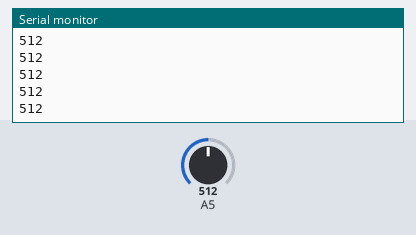
The sketch below on a simulated Arduino Uno, built with avr-gcc and run on an emulated ATmega328P. Shown: the last lines printed to the serial monitor. The test bench sets the inputs (shaded band); at power-on: A5 = 512.

Above: at 1.2 s.
1.3 s: A5 set to 716
At 1.31 s:
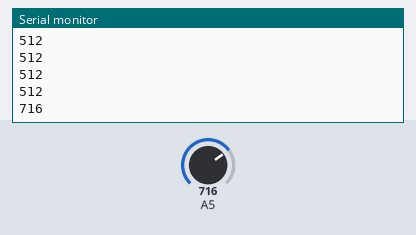
2.8 s: A5 set to 900
At 2.81 s:
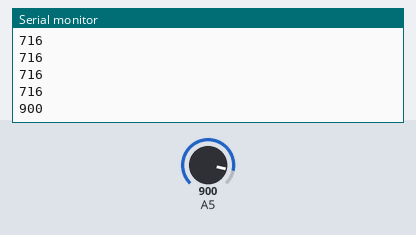
Timing chart, 0 to 5.8 s (numbered marks = the images above; inputs shaded):
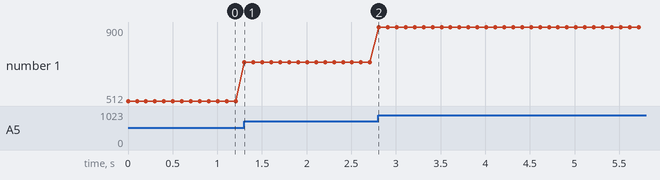

The sketch:

sens_distancia.ino
```cpp
int sens = 0;

void setup() {
  Serial.begin(1200);
}

void loop() {
  sens = analogRead(5);
  Serial.println(sens);
  delay(100);

}
```

Measured:
- after the input at 1.3 s, the serial monitor: prints a new line at once (image 1)
- after the input at 2.8 s, the serial monitor: prints a new line at once (image 2)
- plotted number 1: 512 → 716 after the input at 1.3 s, 716 → 900 after the input at 2.8 s
